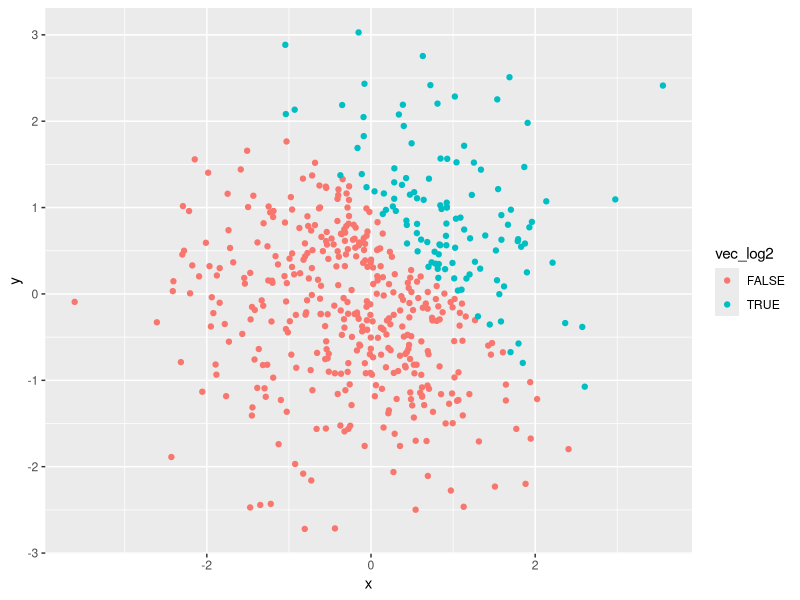
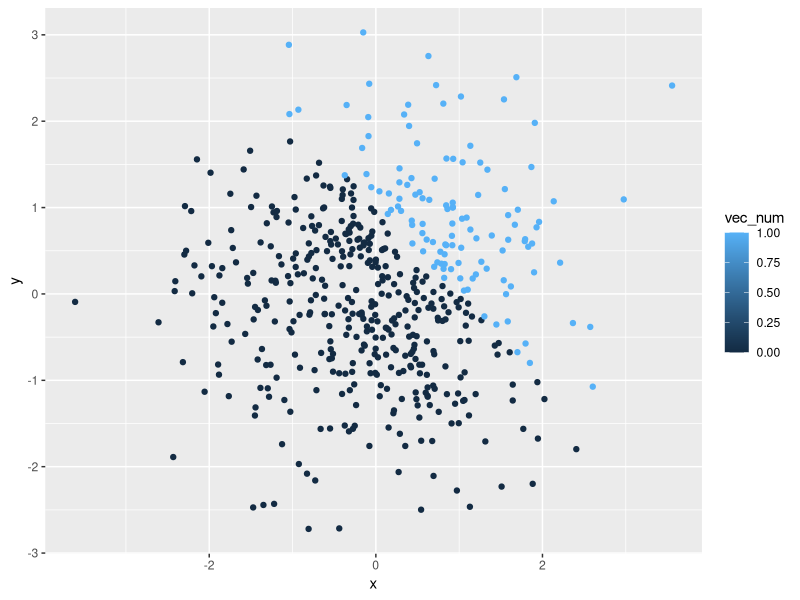
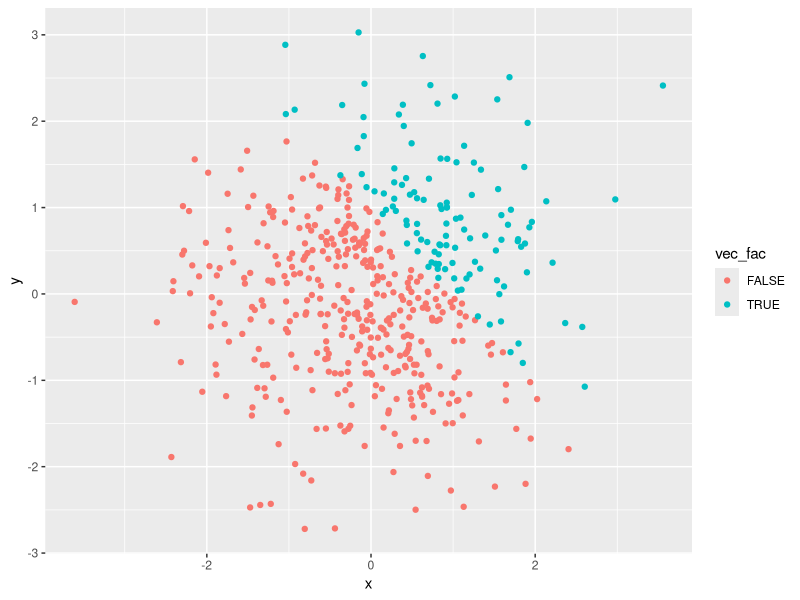

The R source for these figures, in order:
## ---- chunk 1
knitr::opts_chunk$set(echo = TRUE)
## ---- chunk 2

library(tidyverse)

first_df = tibble(
  norm_samp = rnorm(8),
  vec_log = norm_samp > 0,
  vec_char = c("1","2","3","4","5","6","7","8"),
  vec_factor = factor(c("1","2","3","1","2","3","1","2")),
)
mean_norm = mean(pull(first_df,norm_samp)) 

mean_log = mean(pull(first_df,vec_log))

mean_char = mean(pull(first_df,vec_char))

mean_fac = mean(pull(first_df,vec_factor))

mean(as.numeric(first_df[["vec_log"]]))
mean(as.numeric(first_df[["vec_char"]]))
mean(as.numeric(first_df[["vec_factor"]]))

## ---- chunk 3

num_random = as.numeric(first_df[["vec_log"]])*(first_df[["norm_samp"]])
num_factor = as.factor(first_df[["vec_log"]])*(first_df[["norm_samp"]])
num_factor = as.numeric(as.factor(first_df[["vec_log"]]))*(first_df[["norm_samp"]])
## ---- chunk 4

library(tidyverse)

second_df = tibble(
  x = rnorm (500) ,
  y = rnorm (500),
  vec_log2 = x + y > 1,
)
vec_num = as.numeric(second_df[["vec_log2"]])
vec_fac = as.factor(second_df[["vec_log2"]])

nrow(second_df)
ncol(second_df)
mean_x = mean(pull(second_df,x))
median_x = median (pull(second_df,x))
sd_x = sd (pull(second_df,x))
prop = sum(second_df[["vec_log2"]], na.rm = TRUE)/nrow(second_df)
plot_logical = ggplot(second_df, aes(x=x, y=y, color= vec_log2)) + geom_point()
plot_logical
plot_num = ggplot(second_df, aes(x=x, y=y, color= vec_num)) + geom_point()
plot_num
plot_fac =  ggplot(second_df, aes(x=x, y=y, color= vec_fac)) + geom_point()
plot_fac
